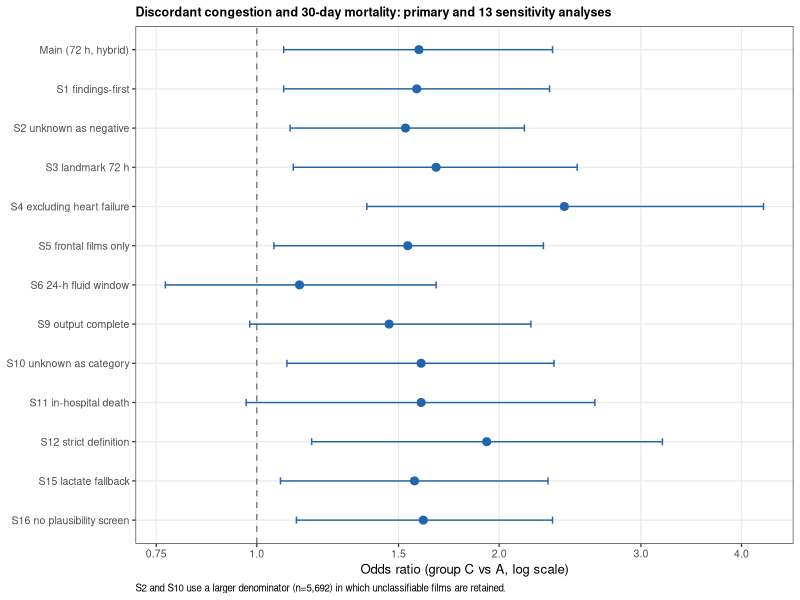
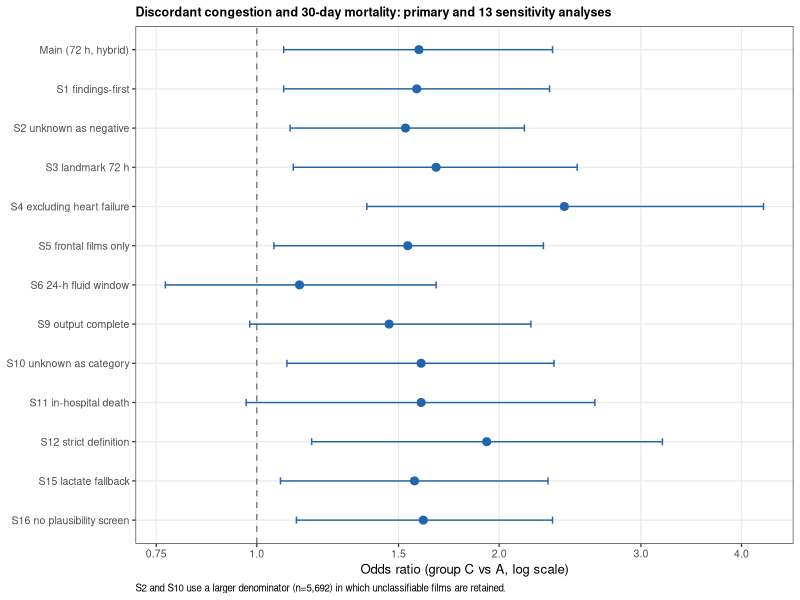

Here is the R script that generated these plots, in order:
setwd("F:/openclaw_workspace/CXR_congestion")
.libPaths(c("F:/openclaw_workspace/Rlibs", "F:/openclaw_workspace/R_lib", .libPaths()))
suppressPackageStartupMessages(library(ggplot2))

fr <- data.frame(
  label = c("Main (72 h, hybrid)", "S1 findings-first", "S2 unknown as negative",
            "S3 landmark 72 h", "S4 excluding heart failure", "S5 frontal films only",
            "S6 24-h fluid window", "S9 output complete", "S10 unknown as category",
            "S11 in-hospital death", "S12 strict definition", "S15 lactate fallback",
            "S16 no plausibility screen"),
  OR  = c(1.59, 1.58, 1.53, 1.67, 2.41, 1.54, 1.13, 1.46, 1.60, 1.60, 1.93, 1.57, 1.61),
  lcl = c(1.08, 1.08, 1.10, 1.11, 1.37, 1.05, 0.77, 0.98, 1.09, 0.97, 1.17, 1.07, 1.12),
  ucl = c(2.33, 2.31, 2.15, 2.50, 4.26, 2.27, 1.67, 2.19, 2.34, 2.63, 3.19, 2.30, 2.33))
fr$label <- factor(fr$label, levels = rev(fr$label))

p <- ggplot(fr, aes(OR, label)) +
  geom_vline(xintercept = 1, linetype = "dashed", colour = "grey50") +
  geom_errorbar(aes(xmin = lcl, xmax = ucl), width = 0.18, colour = "#2166ac") +
  geom_point(size = 2.4, colour = "#2166ac") +
  scale_x_log10(breaks = c(0.75, 1, 1.5, 2, 3, 4), labels = c("0.75", "1.0", "1.5", "2.0", "3.0", "4.0")) +
  labs(x = "Odds ratio (group C vs A, log scale)", y = NULL,
       title = "Discordant congestion and 30-day mortality: primary and 13 sensitivity analyses",
       caption = "S2 and S10 use a larger denominator (n=5,692) in which unclassifiable films are retained.") +
  theme_bw(base_size = 9.5) +
  theme(plot.title = element_text(size = 9, face = "bold"),
        plot.caption = element_text(size = 7, hjust = 0),
        panel.grid.minor = element_blank())

ggsave("figures/final_Fig4_forest.pdf", p, width = 7.0, height = 4.8)
ggsave("figures/final_Fig4_forest.png", p, width = 7.0, height = 4.8, dpi = 300)
cat("Fig4 regenerated with", nrow(fr), "rows\n")
